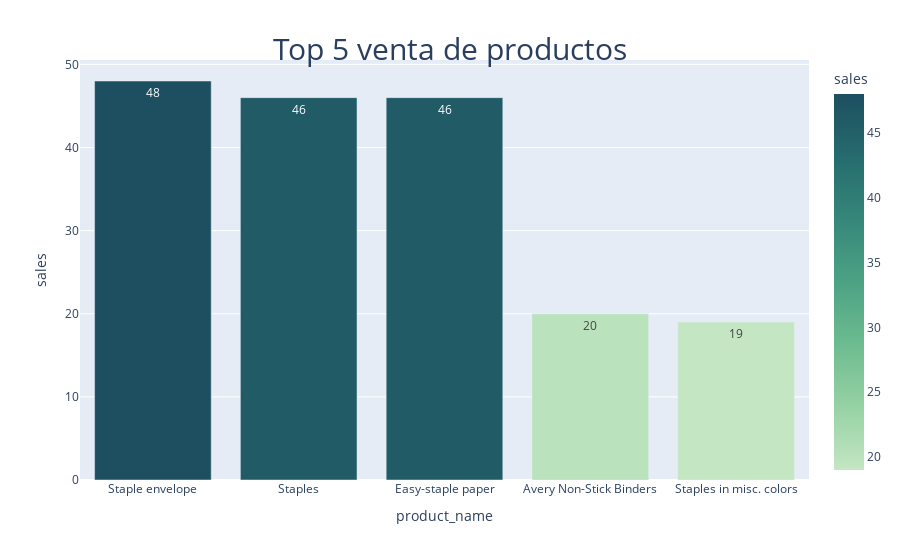

The cell this chart's notebook holds for it:
### Code cell
fig=px.bar(df_top5_product, x= 'product_name', y='sales', text_auto=True, color='sales',color_continuous_scale = 'blugrn')
         
fig.update_layout(title = dict(text = "Top 5 venta de productos", 
															 font = dict(size = 30),
															 automargin = True, 
															 yref = 'paper',
															 x = 0.5,
															 y = 1))
fig.show()

### Figure 1 — Plotly figure (JSON) as saved in the notebook; plotly's stock layout.template omitted (floating-point values rounded to 4 significant figures)
{"data": [{"alignmentgroup": "True", "hovertemplate": "product_name=%{x}<br>sales=%{marker.color}<extra></extra>", "legendgroup": "", "marker": {"color": [48, 46, 46, 20, 19], "coloraxis": "coloraxis", "pattern": {"shape": ""}}, "name": "", "offsetgroup": "", "orientation": "v", "showlegend": false, "textposition": "auto", "texttemplate": "%{y}", "type": "bar", "x": ["Staple envelope", "Staples", "Easy-staple paper", "Avery Non-Stick Binders", "Staples in misc. colors"], "xaxis": "x", "y": [48, 46, 46, 20, 19], "yaxis": "y"}], "layout": {"barmode": "relative", "coloraxis": {"colorbar": {"title": {"text": "sales"}}, "colorscale": [[0, "rgb(196, 230, 195)"], [0.1667, "rgb(150, 210, 164)"], [0.3333, "rgb(109, 188, 144)"], [0.5, "rgb(77, 162, 132)"], [0.6667, "rgb(54, 135, 122)"], [0.8333, "rgb(38, 107, 110)"], [1, "rgb(29, 79, 96)"]]}, "legend": {"tracegroupgap": 0}, "margin": {"t": 60}, "title": {"automargin": true, "font": {"size": 30}, "text": "Top 5 venta de productos", "x": 0.5, "y": 1, "yref": "paper"}, "xaxis": {"anchor": "y", "domain": [0, 1], "title": {"text": "product_name"}}, "yaxis": {"anchor": "x", "domain": [0, 1], "title": {"text": "sales"}}}}
